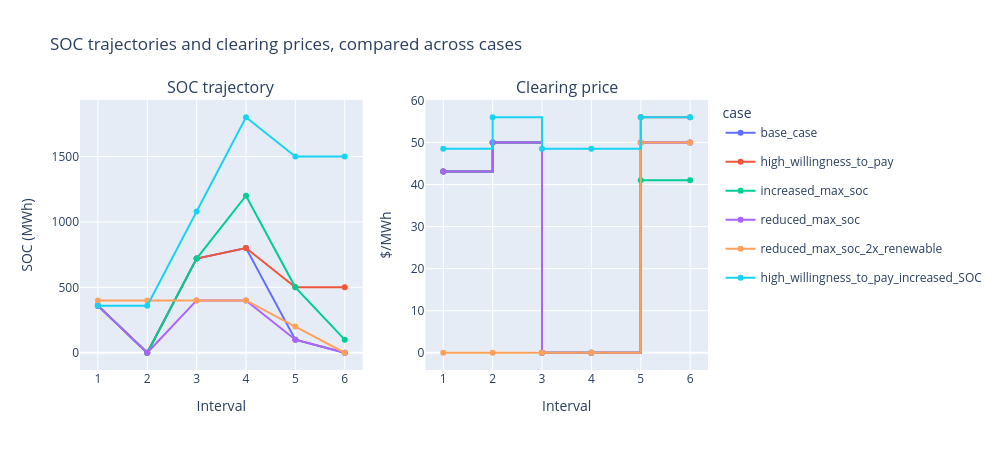

Notebook source saved alongside this figure:
### Markdown cell above
## SOC trajectories and clearing prices, compared across cases

The SOC lines make the effect of `s_max`, `w`, and RAC directly visible: the four cases
sharing the base RAC charge identically in intervals 1-2 before diverging from interval
3 onward as a higher cap, a lower cap, or a higher terminal value change what's worth
doing with the stored energy. `reduced_max_soc_2x_renewable` diverges immediately in
interval 1 instead -- doubled renewable availability is enough to charge its (halved)
cap to the max in a single interval, so its trajectory sits flat at 400 MWh from
interval 1 straight through interval 4.

### Code cell
fig = make_subplots(rows=1, cols=2, subplot_titles=("SOC trajectory", "Clearing price"))
palette = pcolors.qualitative.Plotly

for i, (name, r) in enumerate(results.items()):
    hours = list(range(1, len(r.price) + 1))
    color = palette[i % len(palette)]

    fig.add_trace(
        go.Scatter(
            x=hours, y=r.soc.sum(axis=0), mode="lines+markers", name=name,
            legendgroup=name, line=dict(color=color),
        ),
        row=1, col=1,
    )
    fig.add_trace(
        go.Scatter(
            x=hours, y=r.price, mode="lines+markers", name=name,
            legendgroup=name, showlegend=False, line=dict(color=color, shape="hv"),
        ),
        row=1, col=2,
    )

fig.update_xaxes(title_text="Interval", dtick=1, row=1, col=1)
fig.update_xaxes(title_text="Interval", dtick=1, row=1, col=2)
fig.update_yaxes(title_text="SOC (MWh)", row=1, col=1)
fig.update_yaxes(title_text="$/MWh", row=1, col=2)
fig.update_layout(
    height=450, width=1000,
    title_text="SOC trajectories and clearing prices, compared across cases",
    legend_title_text="case",
)
fig.show()

### Figure 1 — Plotly figure (JSON) as saved in the notebook; plotly's stock layout.template omitted (floating-point values rounded to 4 significant figures)
{"data": [{"legendgroup": "base_case", "line": {"color": "#636EFA"}, "mode": "lines+markers", "name": "base_case", "type": "scatter", "x": [1, 2, 3, 4, 5, 6], "xaxis": "x", "y": [360.0, 0.0, 720.0, 800.0, 100.0, 0.0], "yaxis": "y"}, {"legendgroup": "base_case", "line": {"color": "#636EFA", "shape": "hv"}, "mode": "lines+markers", "name": "base_case", "showlegend": false, "type": "scatter", "x": [1, 2, 3, 4, 5, 6], "xaxis": "x2", "y": [43.1, 50.0, 0.0, 0.0, 50.0, 50.0], "yaxis": "y2"}, {"legendgroup": "high_willingness_to_pay", "line": {"color": "#EF553B"}, "mode": "lines+markers", "name": "high_willingness_to_pay", "type": "scatter", "x": [1, 2, 3, 4, 5, 6], "xaxis": "x", "y": [360.0, 0.0, 720.0, 800.0, 500.0, 500.0], "yaxis": "y"}, {"legendgroup": "high_willingness_to_pay", "line": {"color": "#EF553B", "shape": "hv"}, "mode": "lines+markers", "name": "high_willingness_to_pay", "showlegend": false, "type": "scatter", "x": [1, 2, 3, 4, 5, 6], "xaxis": "x2", "y": [43.1, 50.0, 0.0, 0.0, 56.0, 56.0], "yaxis": "y2"}, {"legendgroup": "increased_max_soc", "line": {"color": "#00CC96"}, "mode": "lines+markers", "name": "increased_max_soc", "type": "scatter", "x": [1, 2, 3, 4, 5, 6], "xaxis": "x", "y": [360.0, 0.0, 720.0, 1200.0, 500.0, 100.0], "yaxis": "y"}, {"legendgroup": "increased_max_soc", "line": {"color": "#00CC96", "shape": "hv"}, "mode": "lines+markers", "name": "increased_max_soc", "showlegend": false, "type": "scatter", "x": [1, 2, 3, 4, 5, 6], "xaxis": "x2", "y": [43.1, 50.0, 0.0, 0.0, 41.0, 41.0], "yaxis": "y2"}, {"legendgroup": "reduced_max_soc", "line": {"color": "#AB63FA"}, "mode": "lines+markers", "name": "reduced_max_soc", "type": "scatter", "x": [1, 2, 3, 4, 5, 6], "xaxis": "x", "y": [360.0, 0.0, 400.0, 400.0, 100.0, 0.0], "yaxis": "y"}, {"legendgroup": "reduced_max_soc", "line": {"color": "#AB63FA", "shape": "hv"}, "mode": "lines+markers", "name": "reduced_max_soc", "showlegend": false, "type": "scatter", "x": [1, 2, 3, 4, 5, 6], "xaxis": "x2", "y": [43.1, 50.0, 0.0, 0.0, 50.0, 50.0], "yaxis": "y2"}, {"legendgroup": "reduced_max_soc_2x_renewable", "line": {"color": "#FFA15A"}, "mode": "lines+markers", "name": "reduced_max_soc_2x_renewable", "type": "scatter", "x": [1, 2, 3, 4, 5, 6], "xaxis": "x", "y": [400.0, 400.0, 400.0, 400.0, 200.0, 0.0], "yaxis": "y"}, {"legendgroup": "reduced_max_soc_2x_renewable", "line": {"color": "#FFA15A", "shape": "hv"}, "mode": "lines+markers", "name": "reduced_max_soc_2x_renewable", "showlegend": false, "type": "scatter", "x": [1, 2, 3, 4, 5, 6], "xaxis": "x2", "y": [0.0, 0.0, 0.0, 0.0, 50.0, 50.0], "yaxis": "y2"}, {"legendgroup": "high_willingness_to_pay_increased_SOC", "line": {"color": "#19D3F3"}, "mode": "lines+markers", "name": "high_willingness_to_pay_increased_SOC", "type": "scatter", "x": [1, 2, 3, 4, 5, 6], "xaxis": "x", "y": [360.0, 360.0, 1080.0, 1800.0, 1500.0, 1500.0], "yaxis": "y"}, {"legendgroup": "high_willingness_to_pay_increased_SOC", "line": {"color": "#19D3F3", "shape": "hv"}, "mode": "lines+markers", "name": "high_willingness_to_pay_increased_SOC", "showlegend": false, "type": "scatter", "x": [1, 2, 3, 4, 5, 6], "xaxis": "x2", "y": [48.5, 56.0, 48.5, 48.5, 56.0, 56.0], "yaxis": "y2"}], "layout": {"annotations": [{"font": {"size": 16}, "showarrow": false, "text": "SOC trajectory", "x": 0.225, "xanchor": "center", "xref": "paper", "y": 1.0, "yanchor": "bottom", "yref": "paper"}, {"font": {"size": 16}, "showarrow": false, "text": "Clearing price", "x": 0.775, "xanchor": "center", "xref": "paper", "y": 1.0, "yanchor": "bottom", "yref": "paper"}], "height": 450, "legend": {"title": {"text": "case"}}, "title": {"text": "SOC trajectories and clearing prices, compared across cases"}, "width": 1000, "xaxis": {"anchor": "y", "domain": [0.0, 0.45], "dtick": 1, "title": {"text": "Interval"}}, "xaxis2": {"anchor": "y2", "domain": [0.55, 1.0], "dtick": 1, "title": {"text": "Interval"}}, "yaxis": {"anchor": "x", "domain": [0.0, 1.0], "title": {"text": "SOC (MWh)"}}, "yaxis2": {"anchor": "x2", "domain": [0.0, 1.0], "title": {"text": "$/MWh"}}}}
